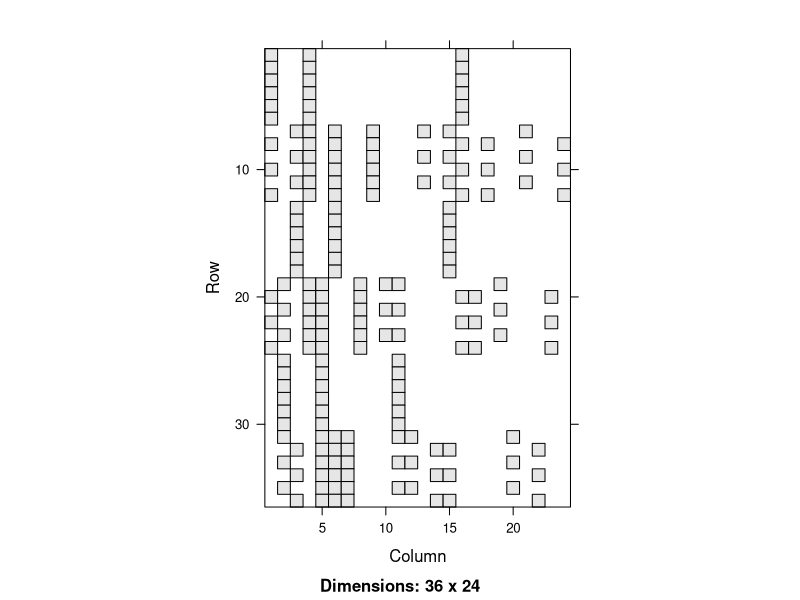
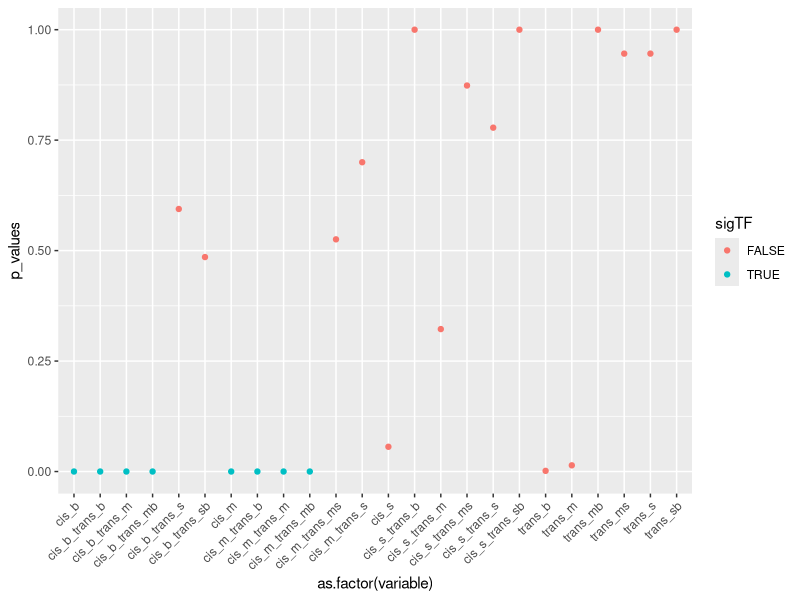
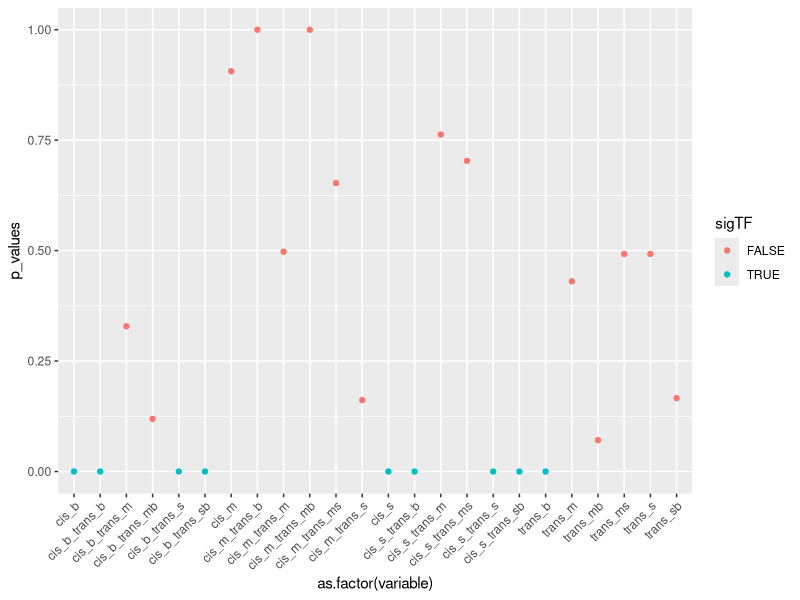
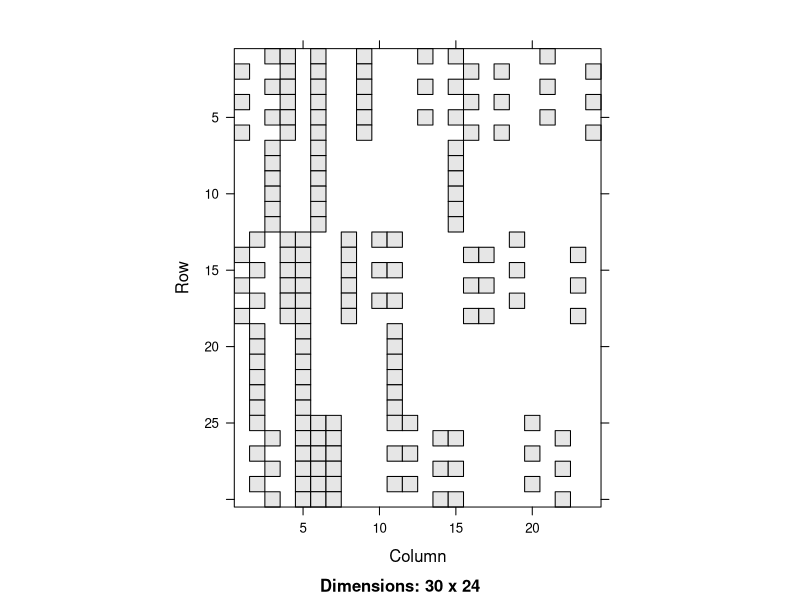
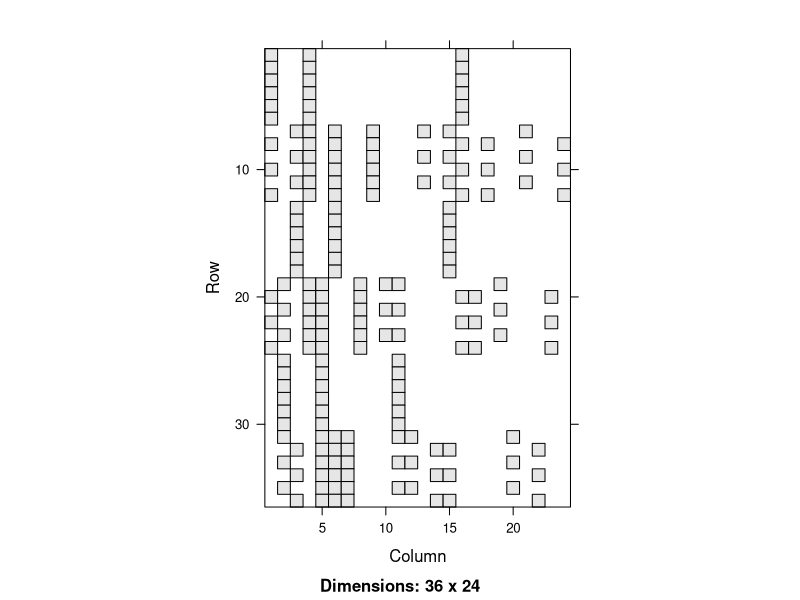

Reproduce these figures in R, in order. (Note: this script raises an error after producing the figures.)
## ---- chunk 1
library(Matrix)
library(tidyverse)
library(lme4)
## ---- chunk 2
dm_all <- read.table("designM_ideal.csv", header=T, se=",")
image(Matrix(as.matrix(dm_all[,-c(1:4)])))
dim(dm_all)

## ---- chunk 3
table(dm_all$Allele)
table(dm_all$Cross)
## ---- chunk 4
y <- rnorm(1e4, mean = 0.679, sd = 0.8)
y <- subset(y, y>-0.3)
random_tpm_log <- sample(y, nrow(dm_all))
random_tpm <- 10**random_tpm_log
dm_all$tpm <- random_tpm
## ---- chunk 5
dm_all_full_fit1 <- lmer(tpm ~ (1|PlantID) + cis_s + cis_m + trans_m + trans_s +
                       trans_ms + 
                       cis_m_trans_m + cis_m_trans_s +
                       cis_s_trans_m + cis_s_trans_s +
                       cis_m_trans_ms +
                       cis_s_trans_ms, data=dm_all)
summary(dm_all_full_fit1)
full_mm <- model.matrix(tpm ~ cis_s + cis_m + trans_m + trans_s +
                       trans_ms + trans_mb + trans_sb +
                       cis_m_trans_m + cis_m_trans_s +
                       cis_s_trans_m + cis_s_trans_s +
                       cis_m_trans_ms +
                       cis_s_trans_ms, data=dm_all)
lin_combos <- caret::findLinearCombos(full_mm)
lin_combos
colnames(full_mm)
## ---- chunk 6
X_all <- as.matrix(dm_all[,-c(1:4,29)])
## ---- chunk 7
p_values_list <- list()

for ( i in 1:ncol(X_all)) {

  b <- rep(0,ncol(X_all))
  b[i] <- 1
  
  p_values <- c()
  y <- X_all %*% b + rnorm(nrow(X_all), mean=0, sd=1e-10)
  tryCatch({
    fit1 <- lmer(y ~ (1|PlantID) + cis_s + cis_m + trans_m + trans_s + 
                   trans_ms + 
                   cis_m_trans_m + cis_m_trans_s +
                   cis_s_trans_m + cis_s_trans_s +
                   cis_m_trans_ms +
                   cis_s_trans_ms, data=dm_all)
    }, error=function(c) NA)
    tryCatch({
       fit2 <- lmer(y ~ (1|PlantID) + cis_s + trans_m + trans_s +
                       trans_ms + 
                       cis_s_trans_m + cis_s_trans_s +
                       cis_s_trans_ms, data=dm_all)
    }, error=function(e) NA)
    tryCatch({
      p <- anova(fit1, fit2)$`Pr(>Chisq)`[2]
    }, error=function(e) p <- NA)
    p_values <- c(p_values, p)
  p_values <- data.frame(variable=rep(colnames(X_all)[i],length(p_values)), p_values=p_values)
  p_values_list[[i]] <- p_values
}

p_cis_m <- do.call("rbind", p_values_list)
p_cis_m$sigTF <- p_cis_m$p_values < 1e-10
p_cis_m$model <- rep("cis_m", nrow(p_cis_m))
ggplot(p_cis_m) + geom_point(aes(x=as.factor(variable), y=p_values, color=sigTF)) + 
  theme(axis.text.x = element_text(angle = 45, hjust = 1))
## ---- chunk 8
p_values_list <- list()
#p_values <- c()
for ( i in 1:ncol(X_all)) {

  b <- rep(0,ncol(X_all))
  b[i] <- 1
  
  y <- X_all %*% b + rnorm(nrow(X_all), mean=0, sd=1e-10)
  tryCatch({
    fit1 <- lmer(y ~ (1|PlantID) + cis_s + cis_m + trans_m + trans_s +
                   trans_ms + 
                   cis_m_trans_m + cis_m_trans_s +
                   cis_s_trans_m + cis_s_trans_s +
                   cis_m_trans_ms +
                   cis_s_trans_ms, data=dm_all)
    }, error=function(c) NA)
  tryCatch({
    fit2 <- lmer(y ~ (1|PlantID) + cis_m + trans_m + trans_s +
                     trans_ms + 
                     cis_m_trans_m + cis_m_trans_s +
                     cis_m_trans_ms, data=dm_all)
  }, error=function(e) NA)
  tryCatch({
      p <- anova(fit1, fit2)$`Pr(>Chisq)`[2]
  }, error=function(e) p <- NA)
  p_values <- data.frame(variable=rep(colnames(X_all)[i],length(p)), p_values=p)
  p_values_list[[i]] <- p_values
}

p_cis_s <- do.call("rbind", p_values_list)
p_cis_s$sigTF <- p_cis_s$p_values < 1e-10
p_cis_s$model <- rep("cis_s", nrow(p_cis_s))
ggplot(p_cis_s) + geom_point(aes(x=as.factor(variable), y=p_values, color=sigTF)) + 
  theme(axis.text.x = element_text(angle = 45, hjust = 1))
## ---- chunk 9
p_values_list <- list()

for ( i in 1:ncol(X_all)) {

  b <- rep(0,ncol(X_all))
  b[i] <- 1
  
  y <- X_all %*% b + rnorm(nrow(X_all), mean=0, sd=1e-10)
  tryCatch({
    fit1 <- lmer(y ~ (1|PlantID) + cis_s + cis_m + trans_m + trans_s +
                       trans_ms + 
                       cis_m_trans_m + cis_m_trans_s +
                       cis_s_trans_m + cis_s_trans_s +
                       cis_m_trans_ms +
                       cis_s_trans_ms, data=dm_all)
  }, error=function(c) NA)
  tryCatch({
    fit2 <- lmer(y ~ (1|PlantID) + cis_s + cis_m + trans_m + trans_s +
                       cis_m_trans_m + #cis_m_trans_s +
                       cis_s_trans_s, data=dm_all)
  }, error=function(e) NA)
  tryCatch({
    p <- anova(fit1, fit2)$`Pr(>Chisq)`[2]
  }, error=function(e) p <- NA)
  
  p_values <- data.frame(variable=rep(colnames(X_all)[i],length(p)), p_values=p)
  p_values_list[[i]] <- p_values
}

p_trans <- do.call("rbind", p_values_list)
p_trans$sigTF <- p_trans$p_values < 1e-10
p_trans$model <- rep("interaction", nrow(p_trans))
#ggplot(p_trans) + geom_point(aes(x=as.factor(variable), y=p_values, color=sigTF)) + 
#  theme(axis.text.x = element_text(angle = 45, hjust = 1))
## ---- chunk 10
dm_noB73 <- dm_all[-c(1:6),]

X_noB73 <- X_all[-c(1:6),]
par(mfrow=c(2,1))
image(Matrix(as.matrix(X_noB73)))
image(Matrix(as.matrix(X_all)))
## ---- chunk 11
p_values_list <- list()

for ( i in 1:ncol(X2)) {

  b <- rep(0,ncol(X2))
  b[i] <- 1
  
  p_values <- c()
  y <- X2 %*% b + rnorm(nrow(X2), mean=0, sd=1e-10)
  tryCatch({
    fit1 <- lmer(y ~ (1|PlantID) + cis_s + cis_m + trans_m + trans_s +
                       trans_ms + 
                       cis_m_trans_m + cis_m_trans_s +
                       cis_s_trans_m + cis_s_trans_s +
                       cis_m_trans_ms +
                       cis_s_trans_ms, data=dm3)
  }, error=function(c) NA)
  tryCatch({
       fit2 <- lmer(y ~ (1|PlantID) + cis_s + cis_m + trans_m + trans_s +
                       cis_m_trans_m + #cis_m_trans_s +
                       cis_s_trans_s, data=dm3)
  }, error=function(e) NA)
  tryCatch({
    p <- anova(fit1, fit2)$`Pr(>Chisq)`[2]
  }, error=function(e) p <- NA)
  
  p_values <- data.frame(variable=rep(colnames(X2)[i],length(p)), p_values=p)
  p_values_list[[i]] <- p_values
}

p_trans_noB <- do.call("rbind", p_values_list)
p_trans_noB$sigTF <- p_trans_noB$p_values < 1e-10
ggplot(p_trans_noB) + geom_point(aes(x=as.factor(variable), y=p_values, color=sigTF)) + 
  theme(axis.text.x = element_text(angle = 45, hjust = 1))
## ---- chunk 12
dm4 <- dm_all %>% filter(Cross != "MEXxMEX", Cross != "SAMxSAM")
X4 <- as.matrix(dm4[,-c(1:4,29)])
## ---- chunk 13
p_values_list <- list()

for ( i in 1:ncol(X4)) {

  b <- rep(0,ncol(X4))
  b[i] <- 1
  
  y <- X4 %*% b + rnorm(nrow(X4), mean=0, sd=1e-10)
  tryCatch({
      fit1 <- lmer(y ~ (1|PlantID) + cis_s + cis_m + trans_m + trans_s +
                       trans_ms + 
                       cis_m_trans_m + cis_m_trans_s +
                       cis_s_trans_m + cis_s_trans_s +
                       cis_m_trans_ms +
                       cis_s_trans_ms, data=dm4)
  }, error=function(c) NA)
  tryCatch({
       fit2 <- lmer(y ~ (1|PlantID) + cis_s + cis_m + trans_m + trans_s +
                       cis_m_trans_m + #cis_m_trans_s +
                       cis_s_trans_s, data=dm4)
  }, error=function(e) NA)
  tryCatch({
      p <- anova(fit1, fit2)$`Pr(>Chisq)`[2]
  }, error=function(e) p <- NA)

  p_values <- data.frame(variable=rep(colnames(X4)[i],length(p)), p_values=p)
  p_values_list[[i]] <- p_values
}

p_trans_noMMSS <- do.call("rbind", p_values_list)
p_trans_noMMSS$sigTF <- p_trans_noMMSS$p_values < 1e-10
ggplot(p_trans_noMMSS) + geom_point(aes(x=as.factor(variable), y=p_values, color=sigTF)) + 
  theme(axis.text.x = element_text(angle = 45, hjust = 1))
## ---- chunk 14
X <- as.matrix(dm_all[,-c(1:4,29)]) #making sure I don't use an altered X that would mess up my interpretation
## ---- chunk 15
p_values_list <- list()


for (i in 1:ncol(X)) {
  b <- rep(0,ncol(X))
  b[i] <- 1

  y <- X %*% b + rnorm(nrow(X), mean=0, sd=1e-10)
  tryCatch({
      fit1 <- lmer(y ~ (1|Cross2) + cis_s + cis_m + trans_m + trans_s +
                       trans_ms +
                       cis_m_trans_m + cis_m_trans_s +
                       cis_s_trans_m + cis_s_trans_s +
                       cis_m_trans_ms +
                       cis_s_trans_ms, data=dm_all)
  }, error=function(c) NA)
  tryCatch({
      fit2 <- lmer(y ~ (1|Cross2) + cis_s + trans_m + trans_s +
                       trans_ms +
                       cis_s_trans_m + cis_s_trans_s +
                       cis_s_trans_ms, data=dm_all)
  }, error=function(e) NA)
  tryCatch({
      p <- anova(fit1, fit2)$`Pr(>Chisq)`[2]
  }, error=function(e) p <- NA)

  p_values <- data.frame(variable=rep(colnames(X)[i],length(p)), p_values=p)
  p_values_list[[i]] <- p_values
} 

p_cis_m2 <- do.call("rbind", p_values_list)
p_cis_m2$sigTF <- p_cis_m2$p_values < 1e-10
ggplot(p_cis_m2) + geom_point(aes(x=as.factor(variable), y=p_values, color=sigTF)) + 
  theme(axis.text.x = element_text(angle = 45, hjust = 1))
## ---- chunk 16
p_values_list <- list()


for ( i in 1:ncol(X4)) {

  b <- rep(0,ncol(X4))
  b[i] <- 1

  y <- X4 %*% b + rnorm(nrow(X4), mean=0, sd=1e-10)
  tryCatch({
      fit1 <- lmer(y ~ (1|PlantID) + cis_s + cis_m + trans_m + trans_s +
                       trans_ms +
                       cis_m_trans_m + cis_m_trans_s +
                       cis_s_trans_m + cis_s_trans_s +
                       cis_m_trans_ms +
                       cis_s_trans_ms, data=dm4)
  }, error=function(c) NA)
  tryCatch({
       fit2 <- lmer(y ~ (1|PlantID) + cis_s + trans_m + trans_s +
                       trans_ms +
                       cis_s_trans_m + cis_s_trans_s +
                       cis_s_trans_ms, data=dm4)
  }, error=function(e) NA)
  tryCatch({
      p <- anova(fit1, fit2)$`Pr(>Chisq)`[2]
  }, error=function(e) p <- NA)

  p_values <- data.frame(variable=rep(colnames(X4)[i],length(p)), p_values=p)
  p_values_list[[i]] <- p_values
}

p_cis_m3 <- do.call("rbind", p_values_list)
p_cis_m3$sigTF <- p_cis_m3$p_values < 1e-10
ggplot(p_cis_m3) + geom_point(aes(x=as.factor(variable), y=p_values, color=sigTF)) + 
  theme(axis.text.x = element_text(angle = 45, hjust = 1))
## ---- chunk 17
mods <- rbind(p_trans, p_cis_m, p_cis_s)

ggplot(mods, aes(x=variable, y=model)) + geom_tile(aes(fill=sigTF),alpha=.5) + theme(axis.text.x = element_text(angle=45, hjust = 1))
# image(Matrix(as.matrix()))
## ---- chunk 18
d <- data.frame(cis=rep(c("B","S","M"),2))
model.matrix(~cis,d)
## ---- chunk 19
d$T1 <- rep(c("BS","BM","MS"), each=2)

d$TM <- c(0,1)[grepl('M',d$T1)+1]
d$TS <- c(0,1)[grepl('S', d$T1)+1]
d$TB <- c(0,1)[grepl('B', d$T1)+1]

dm1 <- as.data.frame(model.matrix(~cis*TM*TS,d))
dm1 <- as.data.frame(rbind(dm1, dm1, dm1))
dm1$allele <- rep(d$cis, 3)
dm1$cross <- as.factor(rep(d$T1,3))
dm1$PlantID <- rep(1:9, each=2)
colnames(dm1)
## ---- chunk 20
image(Matrix(as.matrix(dm1[,-c(13:15)])))
## ---- chunk 21
#remove all columns with "cis_b" in them
dm_r_b <- dm_real[,-c(grep("cis_b", colnames(dm_real)),29)]
dm_r_b <- dm_r_b[,-3] #remove the trans_b column
colnames(dm_r_b[,-c(1:4)])
## ---- chunk 22
image(Matrix(as.matrix(dm_r_b[,-c(1:4)])))
## ---- chunk 23
dMex <- d
dMex$cis <- relevel(dMex$cis, 2) # make Mex the intercept
model.matrix(~cis*TB*TS, dMex)
## ---- chunk 24
X1 <- as.matrix(dm1[,-c(13:15)])
## ---- chunk 25
p_values_list <- list()

for (i in 1:ncol(X1)) {
  # simulating the effect for that model component
  b <- rep(0, ncol(X1))
  b[i] <- 1
  y <- X1 %*% b + rnorm(nrow(X1), mean=0, sd=1e-10)
  full <- lmer(y ~ (1|PlantID) + cisS + cisM + TM + TS + TM:TS + cisM:TM + cisM:TS + cisS:TS + cisS:TM + cisM:TM:TS + cisS:TM:TS, data=dm1 )
  alt <- lmer(y ~ (1|PlantID) + cisS + cisM + TM + TS + cisM:TM + cisS:TS, data=dm1)
  p <- anova(full, alt)$`Pr(>Chisq)`[2]
  p_value <- data.frame(variable=colnames(X1)[i], p_value=p)
  p_values_list[[i]] <- p_value
}
p_interact <- do.call("rbind", p_values_list)
p_interact$sigTF <- p_interact$p_value < 1e-10
p_interact$model <- rep("interaction", nrow(p_interact))
#ggplot(p_interact) + geom_point(aes(x=as.factor(variable), y=p_value, color=sigTF)) +
#  theme(axis.text.x = element_text(angle = 45, hjust = 1))
## ---- chunk 26
p_values_list <- list()

for (i in 1:ncol(X1)) {
  # simulating the effect for that model component
  b <- rep(0, ncol(X1))
  b[i] <- 1
  y <- X1 %*% b + rnorm(nrow(X1), mean=0, sd=1e-10)
  full <- lmer(y ~ (1|PlantID) + cisS + cisM + TM + TS + TM:TS + cisM:TM + cisM:TS + cisS:TS + cisS:TM + cisM:TM:TS + cisS:TM:TS, data=dm1 )
  alt <- lmer(y ~ (1|PlantID)  + cisM + TM + TS + TM:TS + cisM:TM + cisM:TS + cisM:TM:TS, data=dm1)
  p <- anova(full, alt)$`Pr(>Chisq)`[2]
  p_value <- data.frame(variable=colnames(X1)[i], p_value=p)
  p_values_list[[i]] <- p_value
}
p_cisS <- do.call("rbind", p_values_list)
p_cisS$sigTF <- p_cisS$p_value < 1e-10
p_cisS$model <- rep("cisS", nrow(p_cisS))
#ggplot(p_cisS) + geom_point(aes(x=as.factor(variable), y=p_value, color=sigTF)) + 
#  theme(axis.text.x = element_text(angle = 45, hjust = 1))
## ---- chunk 27
p_values_list <- list()

for (i in 1:ncol(X1)) {
  # simulating the effect for that model component
  b <- rep(0, ncol(X1))
  b[i] <- 1
  y <- X1 %*% b + rnorm(nrow(X1), mean=0, sd=1e-10)
  full <- lmer(y ~ (1|PlantID) + cisS + cisM + TM + TS + TM:TS + cisM:TM + cisM:TS + cisS:TS + cisS:TM + cisM:TM:TS + cisS:TM:TS, data=dm1 )
  alt <- lmer(y ~ (1|PlantID)  + cisS + TM + TS + TM:TS + cisS:TM + cisS:TS + cisS:TM:TS, data=dm1)
  p <- anova(full, alt)$`Pr(>Chisq)`[2]
  p_value <- data.frame(variable=colnames(X1)[i], p_value=p)
  p_values_list[[i]] <- p_value
}
p_cisM <- do.call("rbind", p_values_list)
p_cisM$sigTF <- p_cisM$p_value < 1e-10
p_cisM$model <- rep("cisM", nrow(p_cisM))
#ggplot(p_cisM) + geom_point(aes(x=as.factor(variable), y=p_value, color=sigTF)) +
#theme(axis.text.x = element_text(angle = 45, hjust = 1))
## ---- chunk 28
modComparisons <- rbind(p_cisM, p_cisS, p_interact)
modComparisons %>% ggplot(aes(x=variable, y=model, fill=sigTF)) + geom_tile(alpha=0.7, colour="grey10") + 
  theme(axis.text.x = element_text(angle=45, hjust=1))
## ---- chunk 29
p_values_list <- list()

for (i in 1:ncol(X1)) {
  # simulating the effect for that model component
  b <- rep(0, ncol(X1))
  b[i] <- 1
  y <- X1 %*% b + rnorm(nrow(X1), mean=0, sd=1e-10)
  full <- lmer(y ~ (1|PlantID) + cisS + cisM + TM + TS + TM:TS + cisM:TM + cisM:TS + cisS:TS + cisS:TM + cisM:TM:TS + cisS:TM:TS, data=dm1 )
  alt <- lmer(y ~ (1|PlantID) + cisS + cisM + TS + TM, data=dm1)
  p <- anova(full, alt)$`Pr(>Chisq)`[2]
  p_value <- data.frame(variable=colnames(X1)[i], p_value=p)
  p_values_list[[i]] <- p_value
}
md1 <- do.call("rbind", p_values_list)
md1$sigTF <- md1$p_value < 1e-10
md1$model <- rep("md1", nrow(md1))
ggplot(md1) + geom_point(aes(x=as.factor(variable), y=p_value, color=sigTF)) +
  theme(axis.text.x = element_text(angle = 45, hjust = 1))
## ---- chunk 30
p_values_list <- list()

for (i in 1:ncol(X1)) {
  # simulating the effect for that model component
  b <- rep(0, ncol(X1))
  b[i] <- 1
  y <- X1 %*% b + rnorm(nrow(X1), mean=0, sd=1e-10)
  full <- lmer(y ~ (1|PlantID) + cisS + cisM + TM + TS + TM:TS + cisM:TM + cisM:TS + cisS:TS + cisS:TM + cisM:TM:TS + cisS:TM:TS, data=dm1 )
  alt <- lmer(y ~ (1|PlantID) + cisS + cisM + cisM:TM + cisS:TS + cisS:TM + cisS:TM:TS, data=dm1)
  p <- anova(full, alt)$`Pr(>Chisq)`[2]
  p_value <- data.frame(variable=colnames(X1)[i], p_value=p)
  p_values_list[[i]] <- p_value
}
md2 <- do.call("rbind", p_values_list)
md2$sigTF <- md2$p_value < 1e-10
md2$model <- rep("md2", nrow(md2))
ggplot(md2) + geom_point(aes(x=as.factor(variable), y=p_value, color=sigTF)) +
  theme(axis.text.x = element_text(angle = 45, hjust = 1))
## ---- chunk 31
p_values_list <- list()

for (i in 1:ncol(X1)) {
  # simulating the effect for that model component
  b <- rep(0, ncol(X1))
  b[i] <- 1
  y <- X1 %*% b + rnorm(nrow(X1), mean=0, sd=1e-10)
  full <- lmer(y ~ (1|PlantID) + cisS + cisM + TM + TS + TM:TS + cisM:TM + cisM:TS + cisS:TS + cisS:TM + cisM:TM:TS + cisS:TM:TS, data=dm1 )
  alt <- lmer(y ~ (1|PlantID) + cisS + cisM + cisM:TM + cisS:TS + cisM:TS + cisM:TM:TS, data=dm1)
  p <- anova(full, alt)$`Pr(>Chisq)`[2]
  p_value <- data.frame(variable=colnames(X1)[i], p_value=p)
  p_values_list[[i]] <- p_value
}
md3 <- do.call("rbind", p_values_list)
md3$sigTF <- md3$p_value < 1e-10
md3$model <- rep("md3", nrow(md3))
ggplot(md3) + geom_point(aes(x=as.factor(variable), y=p_value, color=sigTF)) +
  theme(axis.text.x = element_text(angle = 45, hjust = 1))
## ---- chunk 32
p_values_list <- list()

for (i in 1:ncol(X1)) {
  # simulating the effect for that model component
  b <- rep(0, ncol(X1))
  b[i] <- 1
  y <- X1 %*% b + rnorm(nrow(X1), mean=0, sd=1e-10)
  full <- lmer(y ~ (1|PlantID) + cisS + cisM + TM + TS + TM:TS + cisM:TM + cisM:TS + cisS:TS + cisS:TM + cisM:TM:TS + cisS:TM:TS, data=dm1 )
  alt <- lmer(y ~ (1|PlantID) + cisM + TM + cisM:TM + cisS:TS + cisM:TS + cisM:TM:TS, data=dm1)
  p <- anova(full, alt)$`Pr(>Chisq)`[2]
  p_value <- data.frame(variable=colnames(X1)[i], p_value=p)
  p_values_list[[i]] <- p_value
}
md4 <- do.call("rbind", p_values_list)
md4$sigTF <- md4$p_value < 1e-10
md4$model <- rep("md4", nrow(md4))
ggplot(md4) + geom_point(aes(x=as.factor(variable), y=p_value, color=sigTF)) +
  theme(axis.text.x = element_text(angle = 45, hjust = 1))
## ---- chunk 33
p_values_list <- list()

for (i in 1:ncol(X1)) {
  # simulating the effect for that model component
  b <- rep(0, ncol(X1))
  b[i] <- 1
  y <- X1 %*% b + rnorm(nrow(X1), mean=0, sd=1e-10)
  full <- lmer(y ~ (1|PlantID) + cisS + cisM + TM + TS + TM:TS + cisM:TM + cisM:TS + cisS:TS + cisS:TM + cisM:TM:TS + cisS:TM:TS, data=dm1 )
  alt <- lmer(y ~ (1|PlantID) + cisS + TS + cisM:TM + cisS:TS + cisS:TM + cisS:TM:TS, data=dm1)
  p <- anova(full, alt)$`Pr(>Chisq)`[2]
  p_value <- data.frame(variable=colnames(X1)[i], p_value=p)
  p_values_list[[i]] <- p_value
}
md5 <- do.call("rbind", p_values_list)
md5$sigTF <- md5$p_value < 1e-10
md5$model <- rep("md5", nrow(md5))
ggplot(md5) + geom_point(aes(x=as.factor(variable), y=p_value, color=sigTF)) +
  theme(axis.text.x = element_text(angle = 45, hjust = 1))
## ---- chunk 34
p_values_list <- list()

for (i in 1:ncol(X1)) {
  # simulating the effect for that model component
  b <- rep(0, ncol(X1))
  b[i] <- 1
  y <- X1 %*% b + rnorm(nrow(X1), mean=0, sd=1e-10)
  full <- lmer(y ~ (1|PlantID) + cisS + cisM + TM + TS + TM:TS + cisM:TM + cisM:TS + cisS:TS + cisS:TM + cisM:TM:TS + cisS:TM:TS, data=dm1 )
  alt <- lmer(y ~ (1|PlantID) + cisS + TS + cisS:TS + cisS:TM + cisS:TM:TS, data=dm1)
  p <- anova(full, alt)$`Pr(>Chisq)`[2]
  p_value <- data.frame(variable=colnames(X1)[i], p_value=p)
  p_values_list[[i]] <- p_value
}
md6 <- do.call("rbind", p_values_list)
md6$sigTF <- md6$p_value < 1e-10
md6$model <- rep("md6", nrow(md6))
ggplot(md6) + geom_point(aes(x=as.factor(variable), y=p_value, color=sigTF)) +
  theme(axis.text.x = element_text(angle = 45, hjust = 1))
## ---- chunk 35
p_values_list <- list()

for (i in 1:ncol(X1)) {
  # simulating the effect for that model component
  b <- rep(0, ncol(X1))
  b[i] <- 1
  y <- X1 %*% b + rnorm(nrow(X1), mean=0, sd=1e-10)
  full <- lmer(y ~ (1|PlantID) + cisS + cisM + TM + TS + TM:TS + cisM:TM + cisM:TS + cisS:TS + cisS:TM + cisM:TM:TS + cisS:TM:TS, data=dm1 )
  alt <- lmer(y ~ (1|PlantID) + cisM + TM + cisM:TM + cisM:TS + cisM:TM:TS, data=dm1)
  p <- anova(full, alt)$`Pr(>Chisq)`[2]
  p_value <- data.frame(variable=colnames(X1)[i], p_value=p)
  p_values_list[[i]] <- p_value
}
md7 <- do.call("rbind", p_values_list)
md7$sigTF <- md7$p_value < 1e-10
md7$model <- rep("md7", nrow(md7))
ggplot(md7) + geom_point(aes(x=as.factor(variable), y=p_value, color=sigTF)) +
  theme(axis.text.x = element_text(angle = 45, hjust = 1))
## ---- chunk 36
modComparisons <- rbind(p_cisM, p_cisS, p_interact, md1, md2, md3, md4, md5, md6)
modComparisons %>% ggplot(aes(x=variable, y=model, fill=sigTF)) + geom_tile(alpha=0.7, colour="grey10") + 
  theme(axis.text.x = element_text(angle=45, hjust=1))
## ---- chunk 37
d <- data.frame(cis=c("B","B",rep(c("B","S","M"), 2)))
d$T1 <- rep(c("BB","BS","BM","MS"), each=2)

d$TB <- c(0,1)[grepl('B', d$T1) + 1]
d$TM <- c(0,1)[grepl('M', d$T1) + 1]
d$TS <- c(0,1)[grepl('S', d$T1) + 1]
d
## ---- chunk 38
dm <- model.matrix(~cis*TM*TS,d)


dm <- as.data.frame(rbind(dm, dm, dm))
dm$allele <- rep(d$cis, 3)
dm$cross <- as.factor(rep(d$T1,3))
dm$PlantID <- rep(1:12, each=2)

image(Matrix(as.matrix(dm[,-c(13:15)])))
## ---- chunk 39
X <- as.matrix(dm[,-c(13:15)])
## ---- chunk 40
p_values_list <- list()

for (i in 1:ncol(X)) {
  # simulating the effect for that model component
  b <- rep(0, ncol(X))
  b[i] <- 1
  y <- X %*% b + rnorm(nrow(X), mean=0, sd=1e-10)
  full <- lmer(y ~ (1|PlantID) + cisS + cisM + TM + TS + TM:TS + cisM:TM + cisM:TS + cisS:TS + cisS:TM + cisM:TM:TS + cisS:TM:TS, data=dm )
  alt <- lmer(y ~ (1|PlantID) + cisS + cisM + TM + TS + cisM:TM + cisS:TS, data=dm)
  p <- anova(full, alt)$`Pr(>Chisq)`[2]
  p_value <- data.frame(variable=colnames(X)[i], p_value=p)
  p_values_list[[i]] <- p_value
}
p_interact <- do.call("rbind", p_values_list)
p_interact$sigTF <- p_interact$p_value < 1e-10
p_interact$model <- rep("interaction", nrow(p_interact))
#ggplot(p_interact) + geom_point(aes(x=as.factor(variable), y=p_value, color=sigTF)) +
#  theme(axis.text.x = element_text(angle = 45, hjust = 1))
## ---- chunk 41
p_values_list <- list()

for (i in 1:ncol(X)) {
  # simulating the effect for that model component
  b <- rep(0, ncol(X))
  b[i] <- 1
  y <- X %*% b + rnorm(nrow(X), mean=0, sd=1e-10)
  full <- lmer(y ~ (1|PlantID) + cisS + cisM + TM + TS + TM:TS + cisM:TM + cisM:TS + cisS:TS + cisS:TM + cisM:TM:TS + cisS:TM:TS, data=dm )
  alt <- lmer(y ~ (1|PlantID)  + cisM + TM + TS + TM:TS + cisM:TM + cisM:TS + cisM:TM:TS, data=dm)
  p <- anova(full, alt)$`Pr(>Chisq)`[2]
  p_value <- data.frame(variable=colnames(X)[i], p_value=p)
  p_values_list[[i]] <- p_value
}
p_cisS <- do.call("rbind", p_values_list)
p_cisS$sigTF <- p_cisS$p_value < 1e-10
p_cisS$model <- rep("cisS", nrow(p_cisS))
#ggplot(p_cisS) + geom_point(aes(x=as.factor(variable), y=p_value, color=sigTF)) + 
#  theme(axis.text.x = element_text(angle = 45, hjust = 1))
## ---- chunk 42
p_values_list <- list()

for (i in 1:ncol(X)) {
  # simulating the effect for that model component
  b <- rep(0, ncol(X))
  b[i] <- 1
  y <- X %*% b + rnorm(nrow(X), mean=0, sd=1e-10)
  full <- lmer(y ~ (1|PlantID) + cisS + cisM + TM + TS + TM:TS + cisM:TM + cisM:TS + cisS:TS + cisS:TM + cisM:TM:TS + cisS:TM:TS, data=dm )
  alt <- lmer(y ~ (1|PlantID)  + cisS + TM + TS + TM:TS + cisS:TM + cisS:TS + cisS:TM:TS, data=dm)
  p <- anova(full, alt)$`Pr(>Chisq)`[2]
  p_value <- data.frame(variable=colnames(X)[i], p_value=p)
  p_values_list[[i]] <- p_value
}
p_cisM <- do.call("rbind", p_values_list)
p_cisM$sigTF <- p_cisM$p_value < 1e-10
p_cisM$model <- rep("cisM", nrow(p_cisM))
#ggplot(p_interact) + geom_point(aes(x=as.factor(variable), y=p_value, color=sigTF)) +
#theme(axis.text.x = element_text(angle = 45, hjust = 1))
## ---- chunk 43
p_values_list <- list()

for (i in 1:ncol(X)) {
  # simulating the effect for that model component
  b <- rep(0, ncol(X))
  b[i] <- 1
  y <- X %*% b + rnorm(nrow(X), mean=0, sd=1e-10)
  full <- lmer(y ~ (1|PlantID) + cisS + cisM + TM + TS + TM:TS + cisM:TM + cisM:TS + cisS:TS + cisS:TM + cisM:TM:TS + cisS:TM:TS, data=dm )
  alt <- lmer(y ~ (1|PlantID) + cisS + cisM + TS + TM, data=dm)
  p <- anova(full, alt)$`Pr(>Chisq)`[2]
  p_value <- data.frame(variable=colnames(X)[i], p_value=p)
  p_values_list[[i]] <- p_value
}
md1 <- do.call("rbind", p_values_list)
md1$sigTF <- md1$p_value < 1e-10
md1$model <- rep("md1", nrow(md1))
ggplot(md1) + geom_point(aes(x=as.factor(variable), y=p_value, color=sigTF)) +
  theme(axis.text.x = element_text(angle = 45, hjust = 1))
## ---- chunk 44
p_values_list <- list()

for (i in 1:ncol(X)) {
  # simulating the effect for that model component
  b <- rep(0, ncol(X))
  b[i] <- 1
  y <- X %*% b + rnorm(nrow(X), mean=0, sd=1e-10)
  full <- lmer(y ~ (1|PlantID) + cisS + cisM + TM + TS + TM:TS + cisM:TM + cisM:TS + cisS:TS + cisS:TM + cisM:TM:TS + cisS:TM:TS, data=dm )
  alt <- lmer(y ~ (1|PlantID) + cisM + TM + TS + cisM:TM + cisS:TS + cisM:TS + cisM:TM:TS, data=dm)
  p <- anova(full, alt)$`Pr(>Chisq)`[2]
  p_value <- data.frame(variable=colnames(X)[i], p_value=p)
  p_values_list[[i]] <- p_value
}
md2 <- do.call("rbind", p_values_list)
md2$sigTF <- md2$p_value < 1e-10
md2$model <- rep("md2", nrow(md2))
ggplot(md2) + geom_point(aes(x=as.factor(variable), y=p_value, color=sigTF)) +
  theme(axis.text.x = element_text(angle = 45, hjust = 1))
## ---- chunk 45
p_values_list <- list()

for (i in 1:ncol(X)) {
  # simulating the effect for that model component
  b <- rep(0, ncol(X))
  b[i] <- 1
  y <- X %*% b + rnorm(nrow(X), mean=0, sd=1e-10)
  full <- lmer(y ~ (1|PlantID) + cisS + cisM + TM + TS + TM:TS + cisM:TM + cisM:TS + cisS:TS + cisS:TM + cisM:TM:TS + cisS:TM:TS, data=dm )
  alt <- lmer(y ~ (1|PlantID) + cisS + TM + TS + cisM:TM + cisS:TS + cisS:TM + cisS:TM:TS, data=dm)
  p <- anova(full, alt)$`Pr(>Chisq)`[2]
  p_value <- data.frame(variable=colnames(X)[i], p_value=p)
  p_values_list[[i]] <- p_value
}
md3 <- do.call("rbind", p_values_list)
md3$sigTF <- md3$p_value < 1e-10
md3$model <- rep("md3", nrow(md3))
ggplot(md3) + geom_point(aes(x=as.factor(variable), y=p_value, color=sigTF)) +
  theme(axis.text.x = element_text(angle = 45, hjust = 1))
## ---- chunk 46
p_values_list <- list()

for (i in 1:ncol(X)) {
  # simulating the effect for that model component
  b <- rep(0, ncol(X))
  b[i] <- 1
  y <- X %*% b + rnorm(nrow(X), mean=0, sd=1e-10)
  full <- lmer(y ~ (1|PlantID) + cisS + cisM + TM + TS + TM:TS + cisM:TM + cisM:TS + cisS:TS + cisS:TM + cisM:TM:TS + cisS:TM:TS, data=dm )
  alt <- lmer(y ~ (1|PlantID) + cisS + TM + TS + cisS:TS + cisS:TM + cisS:TM:TS, data=dm)
  p <- anova(full, alt)$`Pr(>Chisq)`[2]
  p_value <- data.frame(variable=colnames(X)[i], p_value=p)
  p_values_list[[i]] <- p_value
}
md4 <- do.call("rbind", p_values_list)
md4$sigTF <- md4$p_value < 1e-10
md4$model <- rep("md4", nrow(md4))
ggplot(md4) + geom_point(aes(x=as.factor(variable), y=p_value, color=sigTF)) +
  theme(axis.text.x = element_text(angle = 45, hjust = 1))
## ---- chunk 47
p_values_list <- list()

for (i in 1:ncol(X)) {
  # simulating the effect for that model component
  b <- rep(0, ncol(X))
  b[i] <- 1
  y <- X %*% b + rnorm(nrow(X), mean=0, sd=1e-10)
  full <- lmer(y ~ (1|PlantID) + cisS + cisM + TM + TS + TM:TS + cisM:TM + cisM:TS + cisS:TS + cisS:TM + cisM:TM:TS + cisS:TM:TS, data=dm )
  alt <- lmer(y ~ (1|PlantID) + cisM + TM + TS + cisM:TS + cisM:TM + cisM:TM:TS, data=dm)
  p <- anova(full, alt)$`Pr(>Chisq)`[2]
  p_value <- data.frame(variable=colnames(X)[i], p_value=p)
  p_values_list[[i]] <- p_value
}
md5 <- do.call("rbind", p_values_list)
md5$sigTF <- md5$p_value < 1e-10
md5$model <- rep("md5", nrow(md5))
ggplot(md5) + geom_point(aes(x=as.factor(variable), y=p_value, color=sigTF)) +
  theme(axis.text.x = element_text(angle = 45, hjust = 1))
## ---- chunk 48
p_values_list <- list()

for (i in 1:ncol(X)) {
  # simulating the effect for that model component
  b <- rep(0, ncol(X))
  b[i] <- 1
  y <- X %*% b + rnorm(nrow(X), mean=0, sd=1e-10)
  full <- lmer(y ~ (1|PlantID) + cisS + cisM + TM + TS + TM:TS + cisM:TM + cisM:TS + cisS:TS + cisS:TM + cisM:TM:TS + cisS:TM:TS, data=dm )
  alt <- lmer(y ~ (1|PlantID) + cisM + cisS + cisM:TM + cisS:TS + cisS:TM, data=dm)
  p <- anova(full, alt)$`Pr(>Chisq)`[2]
  p_value <- data.frame(variable=colnames(X)[i], p_value=p)
  p_values_list[[i]] <- p_value
}
md6 <- do.call("rbind", p_values_list)
md6$sigTF <- md6$p_value < 1e-10
md6$model <- rep("md6", nrow(md6))
ggplot(md6) + geom_point(aes(x=as.factor(variable), y=p_value, color=sigTF)) +
  theme(axis.text.x = element_text(angle = 45, hjust = 1))
## ---- chunk 49
modComparisons2 <- rbind(p_cisM, p_cisS, p_interact,md1, md2, md3, md4, md5)
modComparisons2 %>% ggplot(aes(x=variable, y=model, fill=sigTF)) + geom_tile(alpha=0.7, colour="grey10") + 
  theme(axis.text.x = element_text(angle=45, hjust=1))
## ---- chunk 50
X_r_b <- as.matrix(dm_r_b[,-c(1:3)])
## ---- chunk 51
image(Matrix(X_r_b))
## ---- chunk 52
p_values_list <- list()

for (i in 1:ncol(X_r_b)) {
  # simulating the effect for that model component
  b <- rep(0, ncol(X_r_b))
  b[i] <- 1
  y <- X_r_b %*% b + rnorm(nrow(X_r_b), mean=0, sd=1e-10)
  full <- lmer(y ~ (1|PlantID) + cis_s + cis_m + trans_m + trans_s + 
                   trans_ms + 
                   cis_m_trans_m + cis_m_trans_s +
                   cis_s_trans_m + cis_s_trans_s +
                   cis_m_trans_ms +
                   cis_s_trans_ms,
               data=dm_r_b)
  alt <- lmer(y ~ (1|PlantID) + cis_s + trans_m + trans_s + 
                   trans_ms + 
                   cis_s_trans_m + cis_s_trans_s +
                   cis_s_trans_ms, data=dm_r_b)
  p <- anova(full, alt)$`Pr(>Chisq)`[2]
  p_value <- data.frame(variable=colnames(X_r_b)[i], p_value=p)
  p_values_list[[i]] <- p_value
}
p_cisM <- do.call("rbind", p_values_list)
p_cisM$sigTF <- p_cisM$p_value < 1e-10
p_cisM$model <- rep("cisM", nrow(p_cisM))
#ggplot(p_interact) + geom_point(aes(x=as.factor(variable), y=p_value, color=sigTF)) +
#theme(axis.text.x = element_text(angle = 45, hjust = 1))
## ---- chunk 53
p_values_list <- list()

for (i in 1:ncol(X_r_b)) {
  # simulating the effect for that model component
  b <- rep(0, ncol(X_r_b))
  b[i] <- 1
  y <- X_r_b %*% b + rnorm(nrow(X_r_b), mean=0, sd=1e-10)
  full <- lmer(y ~ (1|PlantID) + cis_s + cis_m + trans_m + trans_s + 
                   trans_ms + 
                   cis_m_trans_m + cis_m_trans_s +
                   cis_s_trans_m + cis_s_trans_s +
                   cis_m_trans_ms +
                   cis_s_trans_ms,
               data=dm_r_b)
  alt <- lmer(y ~ (1|PlantID) + cis_m + trans_m + trans_s +
                       trans_ms + 
                       cis_m_trans_m + cis_m_trans_s +
                       cis_m_trans_ms, data=dm_r_b)
  p <- anova(full, alt)$`Pr(>Chisq)`[2]
  p_value <- data.frame(variable=colnames(X_r_b)[i], p_value=p)
  p_values_list[[i]] <- p_value
}
p_cisS <- do.call("rbind", p_values_list)
p_cisS$sigTF <- p_cisS$p_value < 1e-10
p_cisS$model <- rep("cisS", nrow(p_cisS))
#ggplot(p_interact) + geom_point(aes(x=as.factor(variable), y=p_value, color=sigTF)) +
#theme(axis.text.x = element_text(angle = 45, hjust = 1))
## ---- chunk 54
p_values_list <- list()

for (i in 1:ncol(X_r_b)) {
  # simulating the effect for that model component
  b <- rep(0, ncol(X_r_b))
  b[i] <- 1
  y <- X_r_b %*% b + rnorm(nrow(X_r_b), mean=0, sd=1e-10)
  full <- lmer(y ~ (1|PlantID) + cis_s + cis_m + trans_m + trans_s + 
                   trans_ms + 
                   cis_m_trans_m + cis_m_trans_s +
                   cis_s_trans_m + cis_s_trans_s +
                   cis_m_trans_ms +
                   cis_s_trans_ms,
               data=dm_r_b)
  alt <-lmer(y ~ (1|PlantID) + cis_s + cis_m + trans_m + trans_s +
                       cis_m_trans_m +
                       cis_s_trans_s, data=dm_r_b)
  p <- anova(full, alt)$`Pr(>Chisq)`[2]
  p_value <- data.frame(variable=colnames(X_r_b)[i], p_value=p)
  p_values_list[[i]] <- p_value
}
p_interaction <- do.call("rbind", p_values_list)
p_interaction$sigTF <- p_interaction$p_value < 1e-10
p_interaction$model <- rep("interaction", nrow(p_interaction))
#ggplot(p_interact) + geom_point(aes(x=as.factor(variable), y=p_value, color=sigTF)) +
#theme(axis.text.x = element_text(angle = 45, hjust = 1))
## ---- chunk 55
modComparisons3 <- rbind(p_cisM, p_cisS, p_interaction)
modComparisons3 %>% ggplot(aes(x=variable, y=model, fill=sigTF)) + geom_tile() + 
  theme(axis.text.x = element_text(angle=45, hjust=1))
